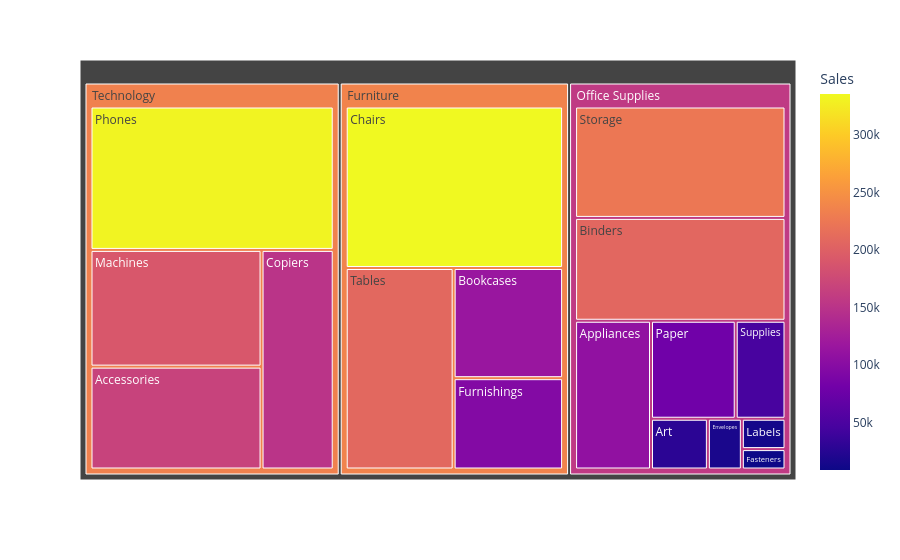

Notebook source saved alongside this figure:
### Code cell
fig = px.treemap(tree_data, path=['Category', 'Sub-Category'], values='Sales',    color='Sales')
fig.show();

### Figure 1 — Plotly figure (JSON) as saved in the notebook; plotly's stock layout.template omitted (floating-point values rounded to 4 significant figures)
{"data": [{"branchvalues": "total", "customdata": [[115400.0], [335800.0], [95600.0], [208000.0], [108200.0], [27660.0], [207400.0], [16530.0], [8532.0], [12700.0], [79540.0], [224600.0], [46730.0], [167400.0], [150700.0], [189900.0], [331800.0], [236400.0], [157100.0], [234500.0]], "domain": {"x": [0, 1], "y": [0, 1]}, "hovertemplate": "labels=%{label}<br>Sales_sum=%{value}<br>parent=%{parent}<br>id=%{id}<br>Sales=%{color}<extra></extra>", "ids": ["Furniture/Bookcases", "Furniture/Chairs", "Furniture/Furnishings", "Furniture/Tables", "Office Supplies/Appliances", "Office Supplies/Art", "Office Supplies/Binders", "Office Supplies/Envelopes", "Office Supplies/Fasteners", "Office Supplies/Labels", "Office Supplies/Paper", "Office Supplies/Storage", "Office Supplies/Supplies", "Technology/Accessories", "Technology/Copiers", "Technology/Machines", "Technology/Phones", "Furniture", "Office Supplies", "Technology"], "labels": ["Bookcases", "Chairs", "Furnishings", "Tables", "Appliances", "Art", "Binders", "Envelopes", "Fasteners", "Labels", "Paper", "Storage", "Supplies", "Accessories", "Copiers", "Machines", "Phones", "Furniture", "Office Supplies", "Technology"], "marker": {"coloraxis": "coloraxis", "colors": [115400.0, 335800.0, 95600.0, 208000.0, 108200.0, 27660.0, 207400.0, 16530.0, 8532.0, 12700.0, 79540.0, 224600.0, 46730.0, 167400.0, 150700.0, 189900.0, 331800.0, 236400.0, 157100.0, 234500.0]}, "name": "", "parents": ["Furniture", "Furniture", "Furniture", "Furniture", "Office Supplies", "Office Supplies", "Office Supplies", "Office Supplies", "Office Supplies", "Office Supplies", "Office Supplies", "Office Supplies", "Office Supplies", "Technology", "Technology", "Technology", "Technology", "", "", ""], "type": "treemap", "values": [115400.0, 335800.0, 95600.0, 208000.0, 108200.0, 27660.0, 207400.0, 16530.0, 8532.0, 12700.0, 79540.0, 224600.0, 46730.0, 167400.0, 150700.0, 189900.0, 331800.0, 754700.0, 731900.0, 839900.0]}], "layout": {"coloraxis": {"colorbar": {"title": {"text": "Sales"}}, "colorscale": [[0, "#0d0887"], [0.1111, "#46039f"], [0.2222, "#7201a8"], [0.3333, "#9c179e"], [0.4444, "#bd3786"], [0.5556, "#d8576b"], [0.6667, "#ed7953"], [0.7778, "#fb9f3a"], [0.8889, "#fdca26"], [1, "#f0f921"]]}, "legend": {"tracegroupgap": 0}, "margin": {"t": 60}}}
